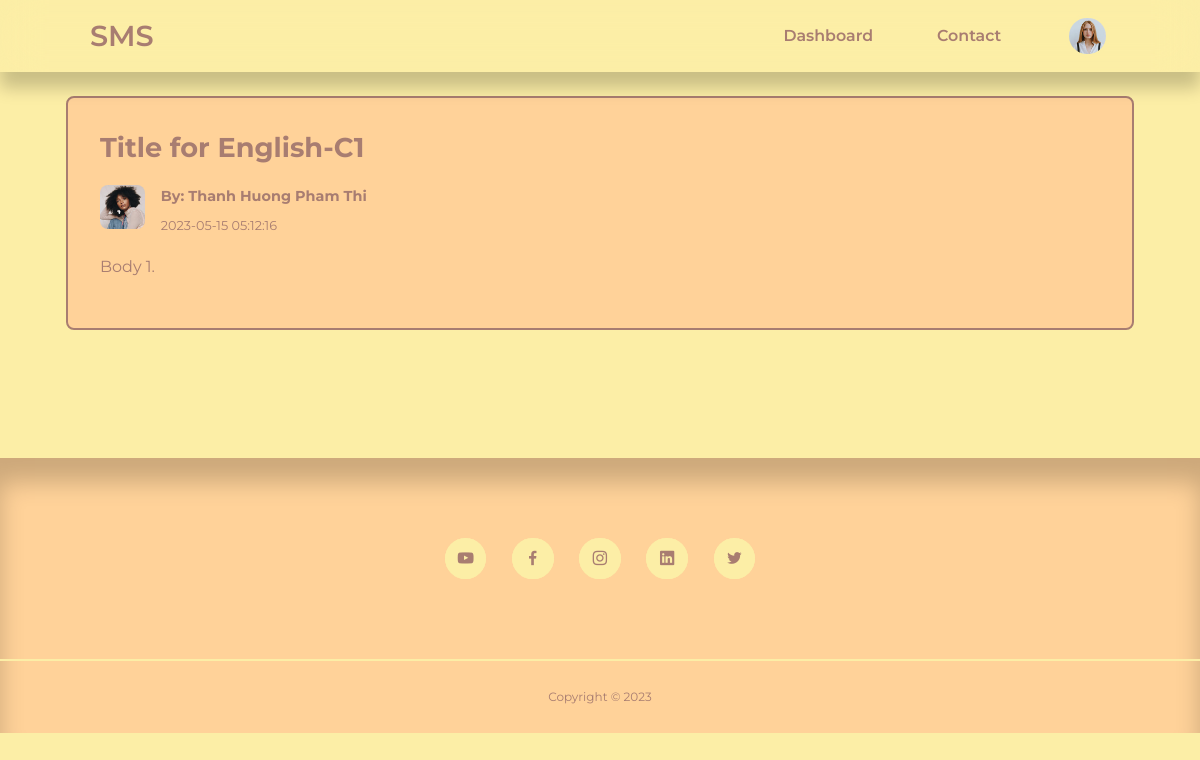
/admin/post.php?id=33 (signed in), run on the app's committed database.
### tables this page shows
CREATE TABLE `sms_user` (
  `id` int(11) UNSIGNED NOT NULL,
  `firstname` varchar(50) NOT NULL,
  `lastname` varchar(50) NOT NULL,
  `username` varchar(50) NOT NULL,
  `email` varchar(100) NOT NULL,
  `password` varchar(255) NOT NULL,
  `avatar` varchar(255) NOT NULL,
  `is_admin` tinyint(1) NOT NULL
);

CREATE TABLE `sms_teacher_posts` (
  `teacher_post_id` int(11) UNSIGNED NOT NULL,
  `title` varchar(255) NOT NULL,
  `body` longtext NOT NULL,
  `created_at` timestamp NOT NULL DEFAULT current_timestamp(),
  `class_id` int(11) UNSIGNED NOT NULL,
  `teacher_id` int(11) UNSIGNED NOT NULL,
  `updated_at` timestamp NOT NULL DEFAULT current_timestamp()
);

### admin/partials/header.php (called while the page is built, shortened)
<?php
require '../partials/header.php';

### admin/post.php (the view)
<?php
include 'partials/header.php';
if(isset($_GET['id'])) {
    $id = filter_var($_GET['id'], FILTER_SANITIZE_NUMBER_INT);
    $query = "SELECT tp.teacher_post_id, tp.title, CONCAT_WS(' ', tc.firstname, tc.lastname) AS name, tp.body, tp.created_at, u.avatar
    FROM sms_teacher_posts tp
    JOIN sms_user u ON tp.teacher_id = u.id
    JOIN sms_teacher tc ON u.email = tc.email
    WHERE tp.teacher_post_id = $id";
    $result = mysqli_query($connection, $query);
    $post = mysqli_fetch_assoc($result);
} else {
    header('location: ' . ROOT_URL . 'admin/single-class.php');
    die();
}
?>
        <section class="singlepost">
            <div class="container singlepost__container">
                <h2><?= $post['title'] ?></h2>
                <div class="post__author">
                    <div class="student-photo">
                        <img src="<?= ROOT_URL . 'images/' . $post['avatar'] ?>">
                    </div>
                    <div class="post__author-info">
                        <h5>By: <?= $post['name'] ?></h5>
                        <small><?= $post['created_at'] ?></small>
                    </div>
                </div>
                <p>
                    <?php echo $post['body'] ?>
                </p>
            </div>
        </section>
<?php
include '../partials/footer.php';
?>

### partials/header.php (shortened to what this page needs)
<?php
require 'config/database.php';
if(isset($_SESSION['user-id'])) {
    $id = filter_var($_SESSION['user-id'], FILTER_SANITIZE_NUMBER_INT);
    $query = "SELECT avatar FROM sms_user WHERE id = $id";
    $result = mysqli_query($connection, $query);
    $avatar = mysqli_fetch_assoc($result);
}
?>
<!DOCTYPE html>
<html lang=""en>
    <head>
        <link rel="stylesheet" href="<?= ROOT_URL ?>/css/style.css?v=<?php echo time(); ?>">
        <link rel="stylesheet" href="https://unicons.iconscout.com/release/v4.0.0/css/line.css">
    </head>
    <body>
        <nav>
            <div class="container nav__container">
                <a href="<?= ROOT_URL ?>/admin/students.php" class="nav__logo">SMS</a>
                <ul class="nav__items">
                    <li><a href="<?= ROOT_URL ?>admin/students.php">Dashboard</a></li>
                    <li><a href="<?= ROOT_URL ?>contact.php">Contact</a></li>
                    <?php if(isset($_SESSION['user-id'])): ?>
                    <li class="nav__profile">
                        <div class="avatar">
                           <img src="<?= ROOT_URL . 'images/' . $avatar['avatar'] ?>">
                        </div>
                    </li>
                    <?php else : ?>
                    <li><a href="<?= ROOT_URL ?>signin.php">Sign In</a></li>
                    <?php endif ?>
                </ul>
            </div>
        </nav>

### css/style.css (style rules this page uses)
:root { --color-primary: #FFCFCF; --color-primary-light: hsl(242, 91%, 69%, 18%); --color-primary-variant: #5854c7; --color-gray-900: #FFD299; --color-gray-800: #FFB5BF; --color-gray-700: #FCEEA6; --color-gray-300: #FFD299; --color-gray: #F7EDD5; --color-gray-200: rgba(242, 242, 254, 0.7); --color-btn: #FFCFCF; --color-white: #A87D71; --color-bg: #FCEEA6; --color-red: #da0f3f; --color-red-light: hsl(346, 87%, 46%, 15%); --color-green: #00c476; --color-green-light: hsl(156, 100%, 38%, 15%); --transition: all 300ms ease; --container-width-lg: 74%; --container-width-md: 88%; --form-width: 40%; --card-border-radius-1: 0.3rem; --card-border-radius-2: 0.5rem; --card-border-radius-3: 0.8rem; --card-border-radius-4: 2rem; --card-border-radius-5: 5rem; }
* { margin: 0; padding: 0; outline: 0; border: 0; appearance: 0; list-style: none; text-decoration: none; box-sizing: border-box; }
body { font-family: 'Montserrat', sans-serif; line-height: 1.6; color: var(--color-gray-200); overflow-x: hidden; background: var(--color-bg); font-size: 0.9rem; }
::placeholder { font-family: 'Montserrat', sans-serif; }
.container { width: var(--container-width-lg); max-width: 1800px; margin-inline: auto; }
section { margin-top: 3rem; width: 100vw; }
h1, h2, h3, h4, h5 { color: var(--color-white); line-height: 1.3; }
h2 { font-size: 1.7rem; margin: 1rem 0 0; }
h5 { font-size: 0.9rem; margin: 0.15rem 0 0.5rem; }
a { color: var(--color-white); transition: var(--transition); }
img { display: block; width: 100%; object-fit: cover; }
small { color: var(--color-white); line-height: 1.3; }
nav { background: var(--color-primary); width: 100vw; height: 4.5rem; top: 0; position: fixed; z-index: 10; box-shadow: 0 1rem 1rem rgba(0, 0, 0, 0.2); background: transparent; backdrop-filter: blur(20px); }
.nav__container { width: 85%; height: 100%; display: flex; align-items: center; justify-content: space-between; }
.avatar { width: 2.8rem; height: 2.8rem; border-radius: 50%; overflow: hidden; border: 0.3rem solid var(--color-bg); }
.nav__logo { font-weight: 600; font-size: 2em; }
.nav__items { display: flex; align-items: center; gap: 4rem; font-weight: 600; font-size: 1.1em; }
.nav__items li a { position: relative; font-weight: 600; text-decoration: none; }
.nav__items li a::after { content: ''; position: absolute; left: 0; bottom: -6px; width: 100%; height: 3px; background: var(--color-white); border-radius: 5px; transform: scaleX(0); transition: transform .5s ease; transform-origin: right; }
.nav__profile { position: relative; cursor: pointer; }
.student-photo { width: 2.8rem; height: 2.8rem; border-radius: var(--card-border-radius-2); overflow: hidden; }
.singlepost { margin: 6rem 0 1.8rem; }
.singlepost__container { width: 89%; background: var(--color-gray-900); padding: 1rem 2rem 3rem; border-radius: var(--card-border-radius-2); border: 2px solid var(--color-white); }
.singlepost__container p { margin-top: 1rem; line-height: 1.7; color: var(--color-white); font-size: 16px; }
.post__author { display: flex; gap: 1rem; margin-top: 1.2rem; }
.post__author-info small { font-size: 0.8rem; margin-top: 0; }

### data on the page
sms_user: avatar (picture)
sms_teacher_posts: title "Title for English-C1", teacher.avatar (picture), created_at "2023-05-15 05:12:16", body "Body 1."

### other printed values
$post['name'] "Thanh Huong Pham Thi"
